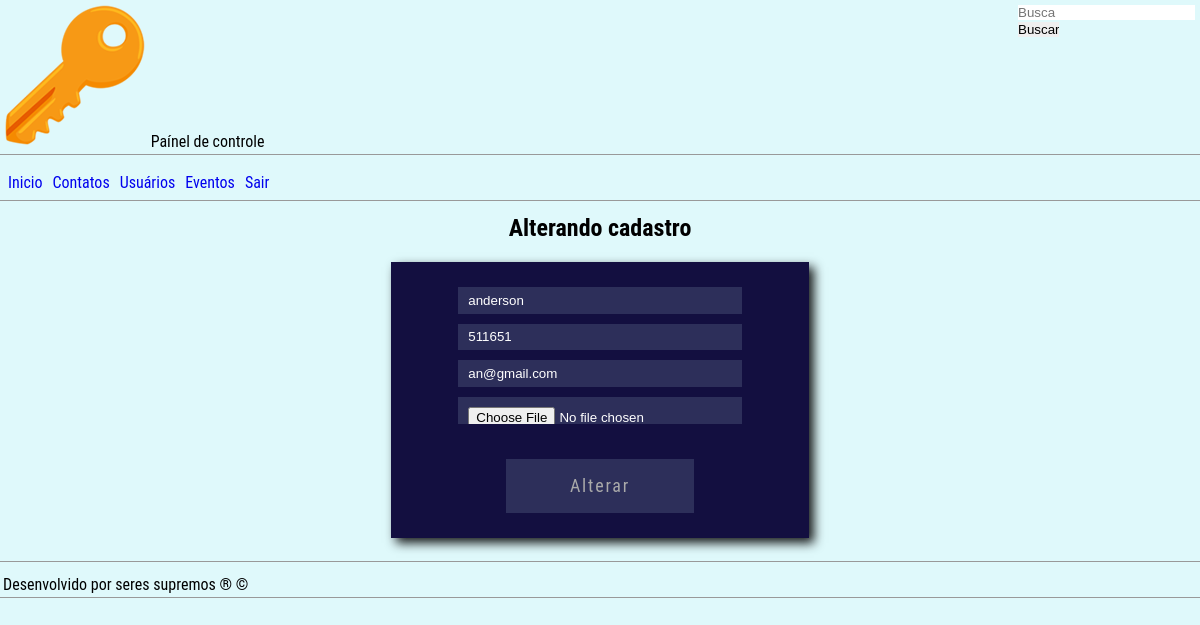
Screenshot of /ctrlweb/contatoUp.php?id=14 (signed in) with the database file from the repository.
### tables this page shows
CREATE TABLE `contatos` (
  `idcontatos` int(11) NOT NULL,
  `nome` varchar(45) NOT NULL,
  `tel` varchar(12) NOT NULL,
  `email` varchar(90) DEFAULT NULL,
  `foto` varchar(200) DEFAULT NULL,
  `users_idusers` int(11) NOT NULL
);

### ctrlweb/contatoUp.php (the view, shortened to what this page needs)
<?php
	require_once('../include/connectaBD.php');
    if(isset($_GET['id'])) {
        $sql = "SELECT * FROM contatos WHERE idcontatos = " . $_GET['id'];
		$row = mysqli_fetch_array(mysqli_query($banco, $sql));
	}
?>
<!doctype html>
<html lang="pt-br">
<head>
	<link rel="stylesheet" href="../css/folha.css" type="text/css">
</head>
<body>
	<header>
		<div id="logo"><img src="../image/top_key.png" alt="Logo PokeAgenda"> Paínel de controle</div>
		<div id="search">
			<form action="#" method="get" name="formBusca" id="formBusca">
				<input type="text" name="txtBusca" id="txtBusca" placeholder="Busca">
				<input type="submit" name="btSearch" id="btSearch" value="Buscar">
			</form>
		</div>
	</header>
	<nav>
		<ul>
			<li><a href="admin.php">Inicio</a></li>
			<li><a href="contatos.php">Contatos</a></li>
			<li><a href="users.php">Usuários</a></li>
			<li><a href="event.php">Eventos</a></li>
			<li><a href="sair.php">Sair</a></li>
		</ul>
	</nav>
	<main>
		<article>
			<section id="acesso">
				<h2>Alterando cadastro</h2>
				<form action="#" method="post" name="formCad" id="formCad" enctype="multipart/form-data">
					<input type="text" name="txtNome" id="txtNome" placeholder="Nome" value="<?= $row['nome']?>">
					<input type="text" name="txtTelefone" id="txtTelefone" placeholder="Telefone" value="<?= $row['tel']?>">
					<input type="text" name="txtEmail" id="txtEmail" placeholder="E-Mail" value="<?= $row['email']?>">
					<input type="file" name="upFt" id="upFt" placeholder="Foto">
					<input type="submit" name="btCad" id="btCad" value="Alterar">
				</form>
			</section>
		</article>
	</main>
	<footer>Desenvolvido por seres supremos &reg; &copy;</footer>
</body>
</html>

### css/folha.css (style rules this page uses)
* { list-style: none; text-decoration: none; border:0px; margin: 0px; padding: 0px; box-sizing: border-box; }
img { max-width: 100%; }
body { font-family: 'Roboto Condensed', sans-serif; font-size: 16px; background-color: #dff9fb; }
header { width: 100%; margin-bottom: 10px; padding: 3px; border-bottom: 1px solid #999999; display: inline-flex; justify-content:space-between; }
nav { width: auto; margin-bottom: 10px; padding: 3px; border-bottom: 1px solid #999999; }
nav ul { display: inline-flex; justify-content: center; }
nav ul li { margin: 5px; }
main { width: auto; margin-bottom: 10px; padding: 3px; border-bottom: 1px solid #999999; }
footer { width: auto; margin-bottom: 10px; padding: 3px; border-bottom: 1px solid #999999; }
#acesso { display: flex; justify-content: center; align-items: center; flex-direction: column; }
#acesso form { width: 35%; height: auto; padding: 20px; margin: 20px auto; background-color: #130f40; display: flex; justify-content: center; align-items: center; flex-direction: column; box-shadow: 5px 5px 10px 0px rgba(0, 0, 0, .9); }
#acesso form input, textarea, select, select { width: 75%; height: 2em; background-color: rgba(149, 175, 192, .2); padding: 10px; margin: 5px; color: #fff; }
#acesso form input[type="submit"] { width: 50%; height: 3em; margin-top:30px; font-family: 'Roboto Condensed', sans-serif; font-size: 18px; letter-spacing: .1em; color: #aaa; transition: all .5s ease-in-out; }
#acesso form input::placeholder { font-family: 'Roboto Condensed', sans-serif; color: #aaa; }
input { display: block; margin: 2px; }

### rows the page displays
contatos: txtNome "anderson", txtTelefone "511651", txtEmail "an@gmail.com"
